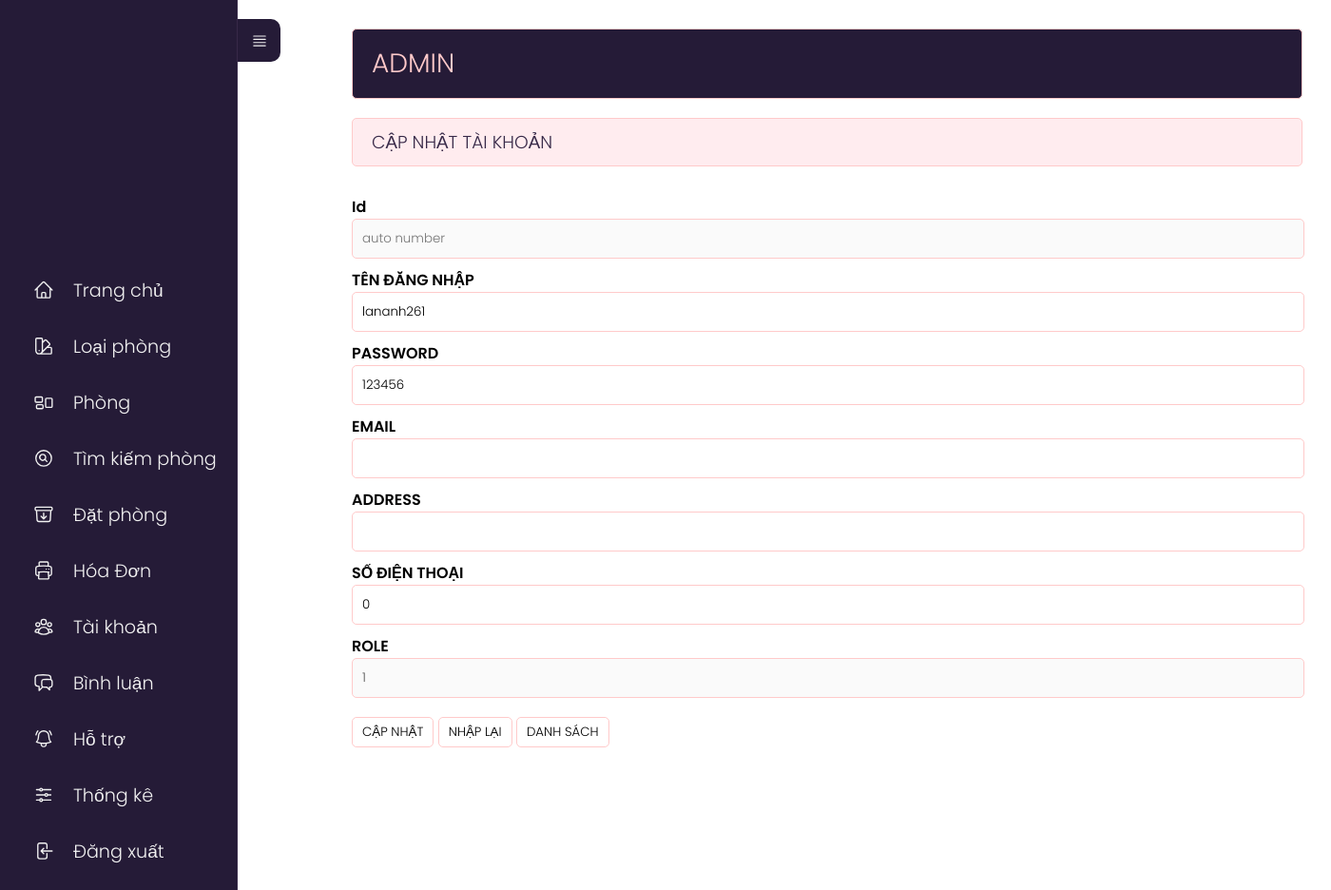
Page /admin/index.php?act=suatk&id=4 (signed in) on the committed database.
### tables this page shows
CREATE TABLE `taikhoan` (
  `id_user` int(11) NOT NULL,
  `username` varchar(255) NOT NULL,
  `password` varchar(10) NOT NULL,
  `email` varchar(255) NOT NULL,
  `tel` int(10) NOT NULL,
  `address` varchar(255) NOT NULL,
  `role` tinyint(2) NOT NULL DEFAULT 0
);

### model/pdo.php (called while the page is built, shortened)
<?php
function pdo_get_connection(){
    $dburl = "mysql:host=localhost;dbname=khachsan;charset=utf8";
    $user = 'root';
    $password = '';
    $conn = new PDO($dburl, $user, $password);
    $conn->setAttribute(PDO::ATTR_ERRMODE, PDO::ERRMODE_EXCEPTION);
    return $conn;
}
function pdo_query_one($sql){
    $sql_args = array_slice(func_get_args(), 1);
    try{
        $conn = pdo_get_connection();
        $stmt = $conn->prepare($sql);
        $stmt->execute($sql_args);
        $row = $stmt->fetch(PDO::FETCH_ASSOC);
        return $row;
    }
    catch(PDOException $e){
        throw $e;
    }
    finally{
        unset($conn);
    }
}

### model/taikhoan.php (called while the page is built, shortened)
<?php
    function loadone_taikhoan($id){
        $sql="select * from taikhoan where id_user=".$id;
        $tk=pdo_query_one($sql);
        return $tk;
    }
?>

### admin/taikhoan/update.php (the view, shortened to what this page needs)
<?php
if (is_array($tk)) {
    extract($tk);
}
?>
<div class="row">
    <div class="row mb headeradmin" style="width:1000px;">
        <h1 style="padding: 15px 0;">ADMIN </h1>
    </div>
    <div class="row mb10 formtittle" style="width:1000px;">
        <h3>CẬP NHẬT TÀI KHOẢN</h3>
    </div>
    <div class="row formcontent">
        <form action="index.php?act=updatetk" method="post">
            <div class="row mb10">
                <label for="">Id</label><br>
                <input type="text" placeholder="auto number" name="id" style="width:292%;" disabled>
            </div>
            <div class="row mb10">
                <label for="">TÊN ĐĂNG NHẬP</label><br>
                <input type="text" name="user" style="width:292%;" value="<?php if (isset($username) && ($username != "")) echo $username; ?>">
            </div>
            <div class="row mb10">
                <label for="">PASSWORD</label><br>
                <input type="text" name="password" style="width:292%;" value="<?= $password ?>">
            </div>
            <div class="row mb10">
                <label for="">EMAIL</label><br>
                <input type="text" name="email" style="width:292%;" value="<?= $email ?>">
            </div>
            <div class="row mb10">
                <label for="">ADDRESS</label><br>
                <input type="text" name="address" style="width:292%;" value="<?= $address ?>">
            </div>
            <div class="row mb10">
                <label for="">SỐ ĐIỆN THOẠI</label><br>
                <input type="text" name="tel" style="width:292%;" value="<?= $tel ?>">
            </div>
            <div class="row mb10">
                <label for="">ROLE</label><br>
                <input type="text" name="role" style="width:292%;" value="<?= $role ?>" disabled>
            </div>
            <div class="row mb10" style="margin-top:10px;">
                <input type="submit" name="capnhat" value="CẬP NHẬT">
                <input type="reset" name="nhaplai" value="NHẬP LẠI">
                <a href="index.php?act=dskh"><input type="button" value="DANH SÁCH"></a>
            </div>
        </form>
    </div>
</div>
</div>

### view_demo/css/styleadmin.css (style rules this page uses)
* { padding: 0; margin: 0; box-sizing: border-box; font-family: 'Poppins', sans-serif; font-weight: 300; }
body { position: relative; width: 100%; min-height: 150vh; }
.row { float: left; width: 70%; }
.mb { margin-bottom: 20px; }
.mb10 { margin-bottom: 10px; }
.formtk input[type="text"], .formtk input[type="password"], .formcontent input[type="text"], .formcontent input[type="password"] { width: 100%; border: 1px solid #FFCACA; padding: 10px; border-radius: 5px; }
.formtk input[type="submit"], .formcontent input[type="submit"], .formcontent input[type="reset"], .formcontent input[type="button"] { border-radius: 5px; padding: 5px 10px; background-color: #ffffff; border: 1px solid #FFCACA; }
.headeradmin { background-color: #251B37; border: 1px solid #FFCACA; color: #FFCACA; border-radius: 5px; padding: 0px 20px; width: 70%; }
.headeradmin h1 { font-size: 2vw; }
.formtittle { background-color: #FFECEF; border: 1px solid #FFCACA; color: #372948; border-radius: 5px; padding: 10px 20px; }
.formcontent { padding: 20px 0; }
.formcontent label { font-weight: 600; }

### rows in the picture
taikhoan: user "lananh261", password "123456", tel "0", role "1"
